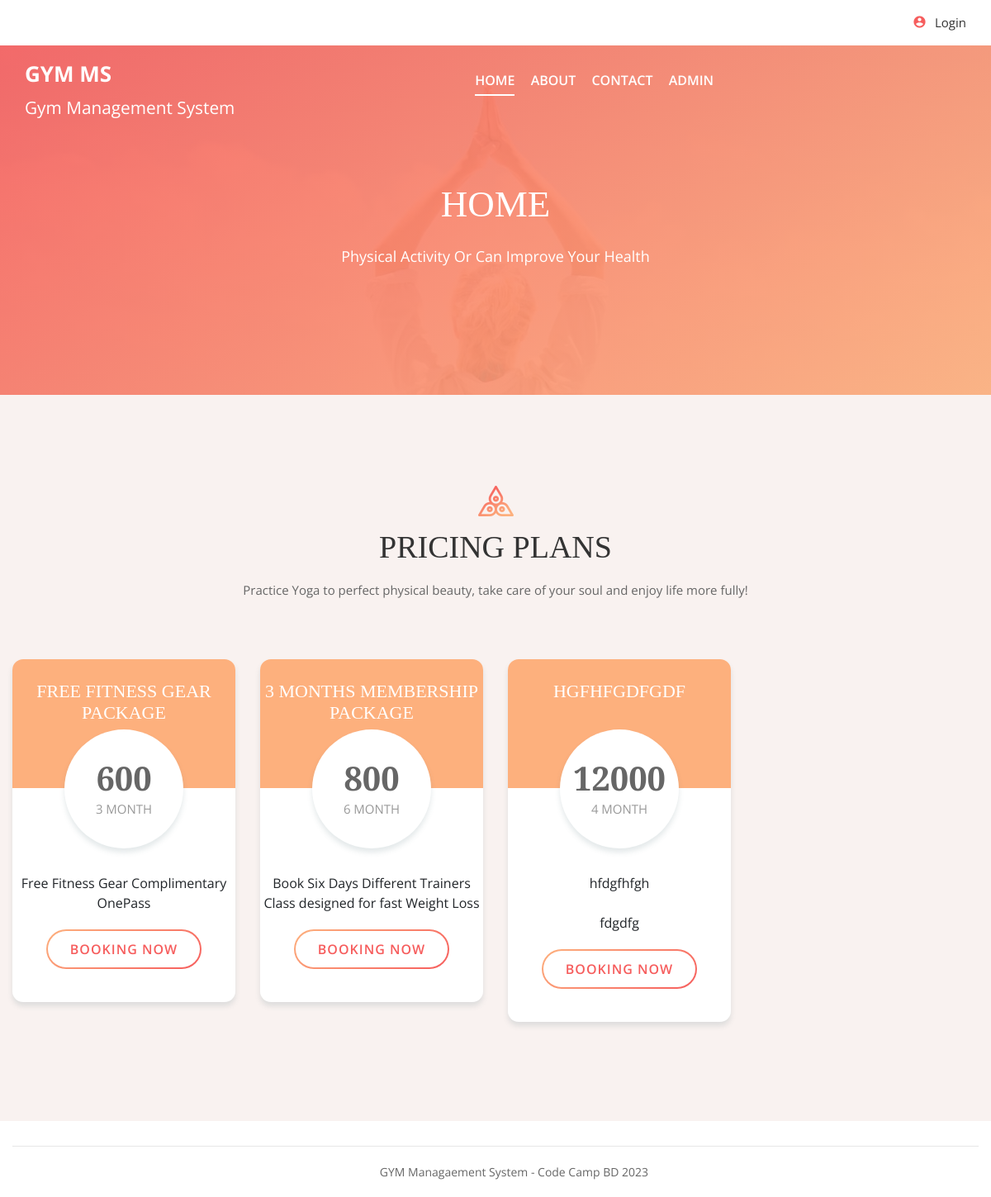
The page / on the database its author committed.
### tables this page shows
CREATE TABLE `tbladdpackage` (
  `id` int(11) NOT NULL,
  `category` varchar(45) DEFAULT NULL,
  `titlename` varchar(450) DEFAULT NULL,
  `PackageType` varchar(45) DEFAULT NULL,
  `PackageDuratiobn` varchar(45) DEFAULT NULL,
  `Price` varchar(45) DEFAULT NULL,
  `uploadphoto` varchar(450) DEFAULT NULL,
  `Description` varchar(450) DEFAULT NULL,
  `create_date` timestamp NULL DEFAULT current_timestamp()
);

### index.php (the view, shortened to what this page needs)
<?php
include 'include/config.php';
?>
<!DOCTYPE html>
<html lang="zxx">
<head>
	<link rel="stylesheet" href="css/bootstrap.min.css"/>
	<link rel="stylesheet" href="css/font-awesome.min.css"/>
	<link rel="stylesheet" href="css/owl.carousel.min.css"/>
	<link rel="stylesheet" href="css/nice-select.css"/>
	<link rel="stylesheet" href="css/magnific-popup.css"/>
	<link rel="stylesheet" href="css/slicknav.min.css"/>
	<link rel="stylesheet" href="css/animate.css"/>
	<link rel="stylesheet" href="css/style.css"/>
</head>
<body>
	<?php include 'include/header.php';?>
	<section class="page-top-section set-bg" data-setbg="img/page-top-bg.jpg">
		<div class="container">
			<div class="row">
				<div class="col-lg-7 m-auto text-white">
					<h2>Home</h2>
					<p>Physical Activity Or Can Improve Your Health</p>
				</div>
			</div>
		</div>
	</section>
	<section class="pricing-section spad">
		<div class="container">
			<div class="section-title text-center">
				<img src="img/icons/logo-icon.png" alt="">
				<h2>Pricing plans</h2>
				<p>Practice Yoga to perfect physical beauty, take care of your soul and enjoy life more fully!</p>
			</div>
			<div class="row">
				        <?php
						$sql ="SELECT id, category, titlename, PackageType, PackageDuratiobn, Price, uploadphoto, Description, create_date from tbladdpackage";
						$query= $dbh -> prepare($sql);
						$query-> execute();
						$results = $query -> fetchAll(PDO::FETCH_OBJ);
						$cnt=1;
						if($query -> rowCount() > 0)
						{
						foreach($results as $result)
						{
						?>
				<div class="col-lg-3 col-sm-6">
					<div class="pricing-item begginer">
						<div class="pi-top">
							<h4><?php echo $result->titlename;?></h4>
						</div>
						<div class="pi-price">
							<h3><?php echo htmlentities($result->Price);?></h3>
							<p>	<?php echo $result->PackageDuratiobn;?></p>
						</div>
						<ul>
							<?php echo $result->Description;?>
						</ul>
						<?php if(strlen($_SESSION['uid'])==0): ?>
						<a href="login.php" class="site-btn sb-line-gradient">Booking Now</a>
							 <?php endif;?>
					</div>
				</div>
				<?php  $cnt=$cnt+1; } } ?>
			</div>
		</div>
	</section>
	<?php include 'include/footer.php'; ?>
	</body>
</html>

### css/style.css (style rules this page uses)
html, body { height: 100%; font-family: "Open Sans", sans-serif; -webkit-font-smoothing: antialiased; font-smoothing: antialiased; }
h1, h2, h3, h4, h5, h6 { margin: 0; color: #333333; font-weight: 600; }
h2 { font-family: "Playfair Display", serif; font-weight: 400; font-size: 36px; }
h3 { font-size: 30px; font-family: "Playfair Display", serif; font-weight: 400; }
h4 { font-size: 25px; }
p { font-size: 15px; color: #666666; line-height: 1.8; }
img { max-width: 100%; }
ul, ol { padding: 0; margin: 0; }
@media (min-width: 1200px) { .container { max-width: 1200px; } }
.section-title { text-align: center; margin-bottom: 55px; }
.section-title img { margin-bottom: 15px; }
.section-title h2 { font-weight: 400; font-size: 38px; font-family: "Playfair Display", serif; text-transform: uppercase; }
.section-title p { padding-top: 15px; margin-bottom: 0; }
.set-bg { background-repeat: no-repeat; background-size: cover; background-position: top center; }
.spad { padding-top: 110px; padding-bottom: 105px; }
.text-white h1, .text-white h2, .text-white h3, .text-white h4, .text-white h5, .text-white h6, .text-white p, .text-white span, .text-white li, .text-white a { color: #fff; }
.bg-g-1, .site-pagination a.active, .site-pagination a:hover, .page-top-section:after, .review-section:after, .search-model:after, .hero-section, .back-to-top { background: -o-linear-gradient(305deg, #f65d5d 0%, #fdb07d 100%); background: linear-gradient(145deg, #f65d5d 0%, #fdb07d 100%); filter: progid:DXImageTransform.Microsoft.gradient(startColorstr="#f65d5d", endColorstr="#fdb07d", GradientType=1); }
.bg-g-2, .infor-form button, .site-btn.sb-line-gradient, .site-btn.sb-gradient { background: -o-linear-gradient(305deg, #fdb07d 0%, #f65d5d 100%); background: linear-gradient(145deg, #fdb07d 0%, #f65d5d 100%); filter: progid:DXImageTransform.Microsoft.gradient(startColorstr="#fdb07d", endColorstr="#f65d5d", GradientType=1); }
.site-btn { display: inline-block; border: none; font-size: 16px; font-weight: 600; min-width: 167px; padding: 14px 30px; border-radius: 50px; text-transform: uppercase; color: #fff; line-height: normal; cursor: pointer; text-align: center; letter-spacing: 1px; }
.site-btn.sb-line-gradient { color: #f65d5d; padding: 13px 29px; position: relative; -webkit-transition: all 0.4s; -o-transition: all 0.4s; transition: all 0.4s; z-index: 1; }
.site-btn.sb-line-gradient::after { content: ""; position: absolute; width: calc(100% - 4px); height: calc(100% - 4px); top: 2px; left: 2px; border-radius: 80px; background: #fff; z-index: -1; opacity: 1; filter: alpha(opacity=100); -webkit-transition: all 0.4s; -o-transition: all 0.4s; transition: all 0.4s; }
.pricing-section { background: #f9f2f0; }
.pricing-item { text-align: center; background: #fff; padding-bottom: 40px; margin: 15px 0; border-radius: 13px; overflow: hidden; -webkit-box-shadow: 0px 5px 6px rgba(72, 105, 114, 0.15); box-shadow: 0px 5px 6px rgba(72, 105, 114, 0.15); -webkit-transition: all 0.4s; -o-transition: all 0.4s; transition: all 0.4s; }
.pricing-item .pi-top { height: 156px; padding-top: 26px; background: #f65d5d; }
.pricing-item .pi-top h4 { font-family: "Playfair Display", serif; color: #fff; font-size: 22px; font-weight: 400; text-transform: uppercase; }
.pricing-item .pi-price { width: 144px; height: 144px; margin: -71px auto 30px; padding-top: 35px; border-radius: 50%; background: #fff; -webkit-box-shadow: 0px 5px 6px rgba(72, 105, 114, 0.15); box-shadow: 0px 5px 6px rgba(72, 105, 114, 0.15); }
.pricing-item .pi-price h3 { font-size: 40px; font-weight: 700; color: #666666; }
.pricing-item .pi-price p { text-transform: uppercase; color: #999999; }
.pricing-item ul { list-style: none; margin-bottom: 20px; }
.pricing-item.begginer .pi-top { background: #fdb07d; }
.page-top-section { height: 478px; position: relative; padding-top: 220px; text-align: center; }
.page-top-section:after { position: absolute; content: ""; width: 100%; height: 100%; left: 0; top: 0; opacity: 0.92; filter: alpha(opacity=92); }
.page-top-section .container { position: relative; z-index: 9; }
.page-top-section h2 { font-size: 45px; text-transform: uppercase; margin-bottom: 20px; }
.page-top-section p { font-size: 18px; }

### rows shown on the page
tbladdpackage: titlename "FREE FITNESS GEAR PACKAGE", Price "600", PackageDuratiobn "3 MONTH", Description "Free Fitness Gear Complimentary OnePass"
tbladdpackage: titlename "3 MONTHS MEMBERSHIP PACKAGE", Price "800", PackageDuratiobn "6 MONTH", Description "Book Six Days Different Trainers Class designed for fast Weight Loss"
tbladdpackage: titlename "HGFHFGDFGDF", Price "12000", PackageDuratiobn "4 MONTH", Description "hfdgfhfgh fdgdfg"
